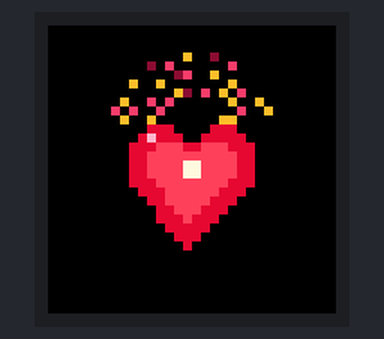
The sketch below on a simulated ESP32. Parts: 32×32 colour display. What the sketch prints to the serial monitor is not drawn.

Above: at 0.45 s.
At 5.25 s:
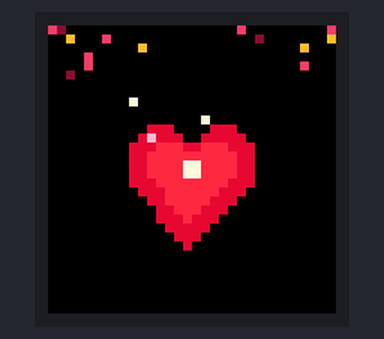
At 10.06 s:
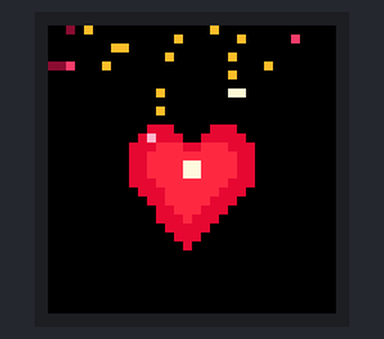
At 19.97 s:
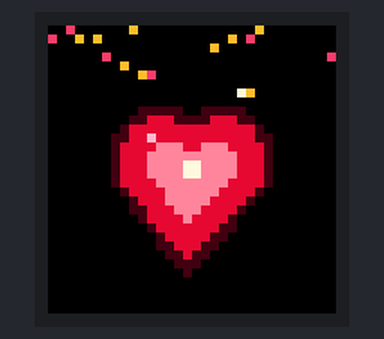
At 29.88 s:
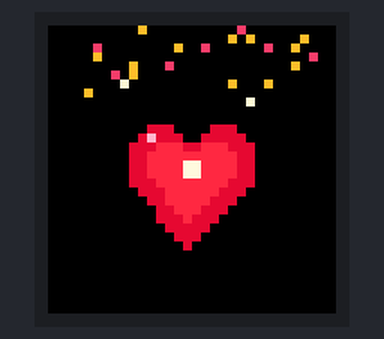
At 39.79 s:
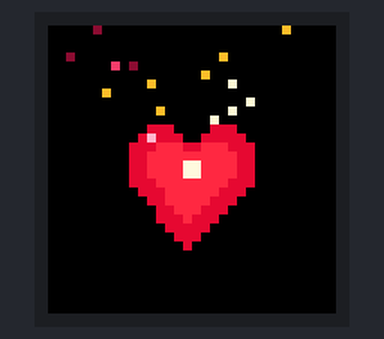

The sketch:

composed.ino
```cpp
// --- CUSTOM PXMATRIX PINS: PRESERVED FROM YOUR SKETCH ---
#define P_R1 13
#define P_G1 27
#define P_B1 26
#define P_R2 13
#define P_G2 27
#define P_B2 26

#define PxMATRIX_DOUBLE_BUFFER true

#include <PxMatrix.h>
#include <math.h>

// ------------------------- Matrix wiring -------------------------
#define P_LAT 22
#define P_A   19
#define P_B   23
#define P_C   18
#define P_D   5
#define P_OE  16

PxMATRIX display(32, 32, P_LAT, P_OE, P_A, P_B, P_C, P_D);

// ------------------------- Display refresh -------------------------
hw_timer_t *displayTimer = nullptr;
portMUX_TYPE timerMux = portMUX_INITIALIZER_UNLOCKED;

void IRAM_ATTR display_updater() {
  portENTER_CRITICAL_ISR(&timerMux);
  display.display(10);
  portEXIT_CRITICAL_ISR(&timerMux);
}

// ------------------------- Animation timing -------------------------
unsigned long lastFrame = 0;
const unsigned long FRAME_INTERVAL_MS = 33;

// ------------------------- Rest: Everything is on fire -------------------------
void restState(unsigned long now) {
  struct Spark {
    float x, y;
    float vx, vy;
    int age;
    int maxAge;
  };

  const int SPARK_COUNT = 32;
  static Spark sparks[SPARK_COUNT];
  static unsigned long lastTime = 0;
  static bool initialized = false;

  // Staggered initialization so the fountain streams continuously from the start
  if (!initialized) {
    for (int i = 0; i < SPARK_COUNT; i++) {
      sparks[i].x = 15.5f;
      sparks[i].y = 13.0f;
      float angle = -1.5708f + ((i % 11) - 5) * 0.22f;
      float speed = 0.7f + ((i * 17) % 10) * 0.08f;
      sparks[i].vx = cosf(angle) * speed;
      sparks[i].vy = sinf(angle) * speed;
      sparks[i].maxAge = 800 + ((i * 37) % 650);
      sparks[i].age = (i * 47) % sparks[i].maxAge;
    }
    lastTime = now;
    initialized = true;
  }

  // Delta time clamped to prevent simulation leaps
  unsigned long dtMs = (now >= lastTime) ? (now - lastTime) : 16;
  if (dtMs > 60) dtMs = 60;
  lastTime = now;
  float dt = (float)dtMs / 33.3f;

  display.fillScreen(0);

  // Heartbeat envelope: dynamic double-pump resting rhythm (1150ms cycle)
  unsigned long beatPhase = now % 1150;
  float pulse = 0.0f;
  if (beatPhase < 130) {
    pulse = sinf((beatPhase / 130.0f) * 3.14159f);
  } else if (beatPhase >= 180 && beatPhase < 310) {
    pulse = 0.55f * sinf(((beatPhase - 180) / 130.0f) * 3.14159f);
  }

  // Update and draw cascading light drops
  for (int i = 0; i < SPARK_COUNT; i++) {
    sparks[i].age += (int)dtMs;

    if (sparks[i].age >= sparks[i].maxAge || sparks[i].y > 31.0f || sparks[i].x < 0.0f || sparks[i].x > 31.0f) {
      // Re-emerge overflowing from the cleft and upper lobes
      float side = ((i % 2) == 0) ? -2.2f : 2.2f;
      int offsetX = (int)((now + i * 19) % 7) - 3;
      int offsetY = (int)((now + i * 31) % 5) - 2;
      sparks[i].x = 15.5f + side + offsetX * 0.4f;
      sparks[i].y = 13.0f + offsetY * 0.3f;

      // Arc outward like a spilling fountain
      float spread = (sparks[i].x - 15.5f) * 0.28f;
      float extraPush = 1.0f + pulse * 0.5f;
      int spreadVariation = (int)((i * 43) % 9) - 4;
      sparks[i].vx = (spread + spreadVariation * 0.07f) * extraPush;
      sparks[i].vy = (-0.85f - (float)((i * 29) % 10) * 0.09f) * extraPush;
      sparks[i].maxAge = 800 + (int)((i * 37) % 650);
      sparks[i].age = 0;
    } else {
      sparks[i].x += sparks[i].vx * dt;
      sparks[i].y += sparks[i].vy * dt;
      sparks[i].vy += 0.038f * dt; // Gravity curving sparks downward
    }

    int px = (int)(sparks[i].x + 0.5f);
    int py = (int)(sparks[i].y + 0.5f);

    if (px >= 0 && px < 32 && py >= 0 && py < 32) {
      float lifeProgress = (float)sparks[i].age / (float)sparks[i].maxAge;
      uint16_t dropColor;

      if (lifeProgress < 0.15f) {
        dropColor = display.color565(255, 250, 215); // Pure radiant white-gold
      } else if (lifeProgress < 0.40f) {
        dropColor = display.color565(255, 190, 45);  // Warm sun gold
      } else if (lifeProgress < 0.70f) {
        dropColor = display.color565(245, 60, 110);  // Luminous rose
      } else {
        dropColor = display.color565(140, 15, 50);   // Deep wine ember fade
      }

      display.drawPixel(px, py, dropColor);
    }
  }

  // Heart anchor center
  const int hx = 15;
  const int hy = 16;
  int expand = (pulse > 0.45f) ? 1 : 0;
  int tipY = hy + 8 + expand;

  // Outer aura pulse during systole
  if (pulse > 0.35f) {
    uint16_t aura = display.color565(70, 0, 20);
    display.fillCircle(hx - 3, hy - 2, 4 + expand, aura);
    display.fillCircle(hx + 4, hy - 2, 4 + expand, aura);
    display.fillTriangle(hx - 8, hy, hx + 9, hy, hx, tipY + 2, aura);
  }

  // Solid overflowing heart body (Saturated Crimson)
  uint16_t heartBody = display.color565(230, 8, 55);
  display.fillCircle(hx - 3, hy - 2, 3 + expand, heartBody);
  display.fillCircle(hx + 4, hy - 2, 3 + expand, heartBody);
  display.fillTriangle(hx - 6 - expand, hy, hx + 7 + expand, hy, hx, tipY, heartBody);
  display.fillRect(hx - 5, hy - 3, 11, 4, heartBody);

  // Glowing inner wellspring
  uint8_t coreG = (uint8_t)(40 + 175 * pulse);
  uint8_t coreB = (uint8_t)(70 + 160 * pulse);
  uint16_t innerGlow = display.color565(255, coreG, coreB);

  display.fillCircle(hx - 2, hy - 1, 2, innerGlow);
  display.fillCircle(hx + 3, hy - 1, 2, innerGlow);
  display.fillTriangle(hx - 3, hy, hx + 4, hy, hx, hy + 5, innerGlow);
  display.fillRect(hx - 2, hy - 1, 5, 2, innerGlow);

  // Central white-hot fountainhead
  uint16_t whiteWell = display.color565(255, 250, 220);
  display.drawPixel(hx, hy - 1, whiteWell);
  display.drawPixel(hx + 1, hy - 1, whiteWell);
  display.drawPixel(hx, hy, whiteWell);
  display.drawPixel(hx + 1, hy, whiteWell);

  // Specular gleam on shoulder
  display.drawPixel(hx - 4, hy - 4, display.color565(255, 180, 200));
}

// ------------------------- Setup -------------------------
void setup() {
  Serial.begin(115200);

  pinMode(P_OE, OUTPUT);
  digitalWrite(P_OE, LOW);

  display.begin(16);
  display.setBrightness(255);
  display.clearDisplay();

  // Preserve your working refresh settings.
  displayTimer = timerBegin(0, 80, true);
  timerAttachInterrupt(displayTimer, &display_updater, true);
  timerAlarmWrite(displayTimer, 1000, true);
  timerAlarmEnable(displayTimer);

  lastFrame = millis();

  Serial.println("Ready: animation");
}

// ------------------------- Main loop -------------------------
void loop() {
  unsigned long now = millis();

  if (now - lastFrame >= FRAME_INTERVAL_MS) {
    lastFrame = now;

    // Draw into the hidden buffer.
    restState(now);

    // Display the completed frame.
    portENTER_CRITICAL(&timerMux);
    display.showBuffer();
    portEXIT_CRITICAL(&timerMux);
  }

  delay(1);
}
```
